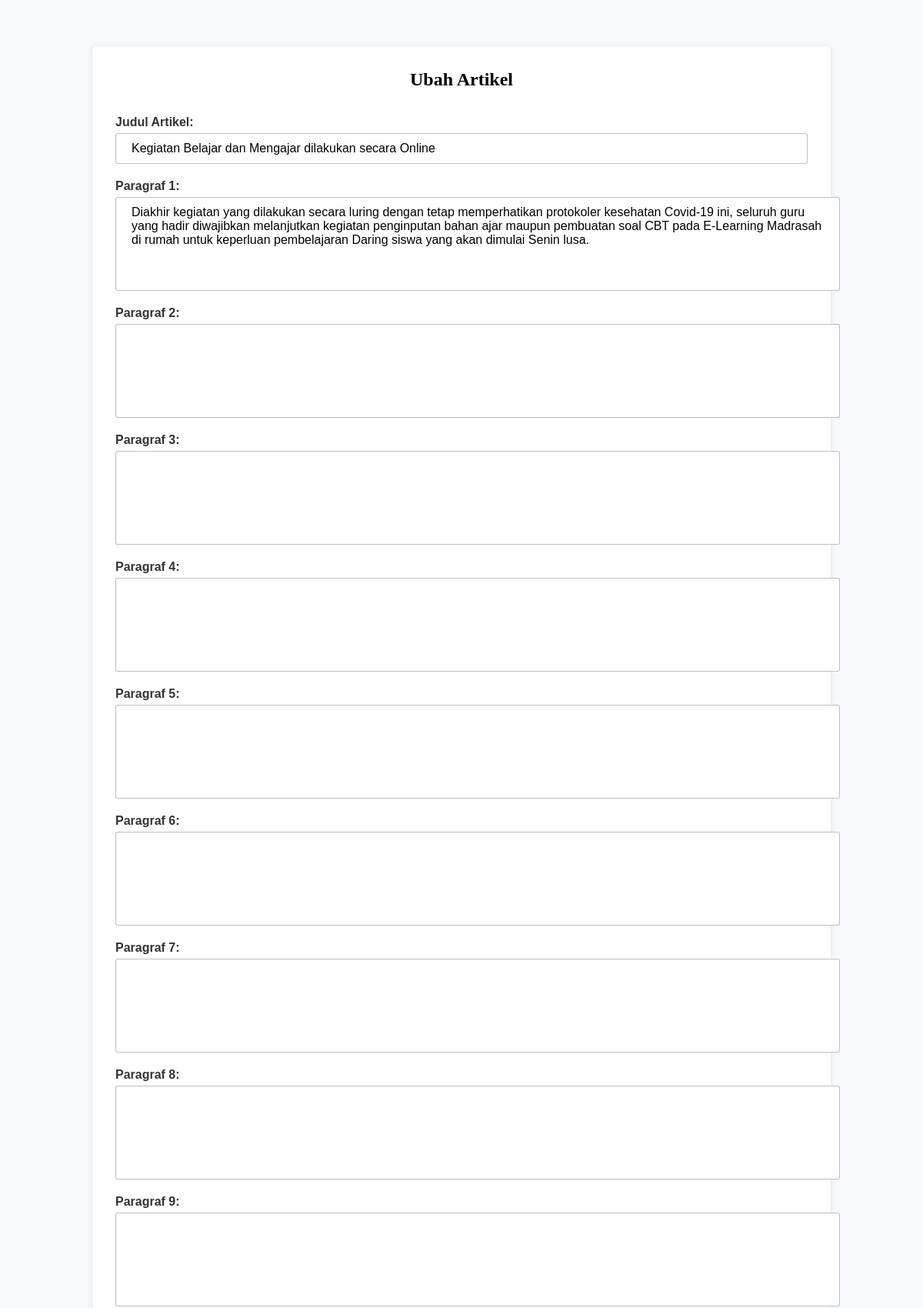
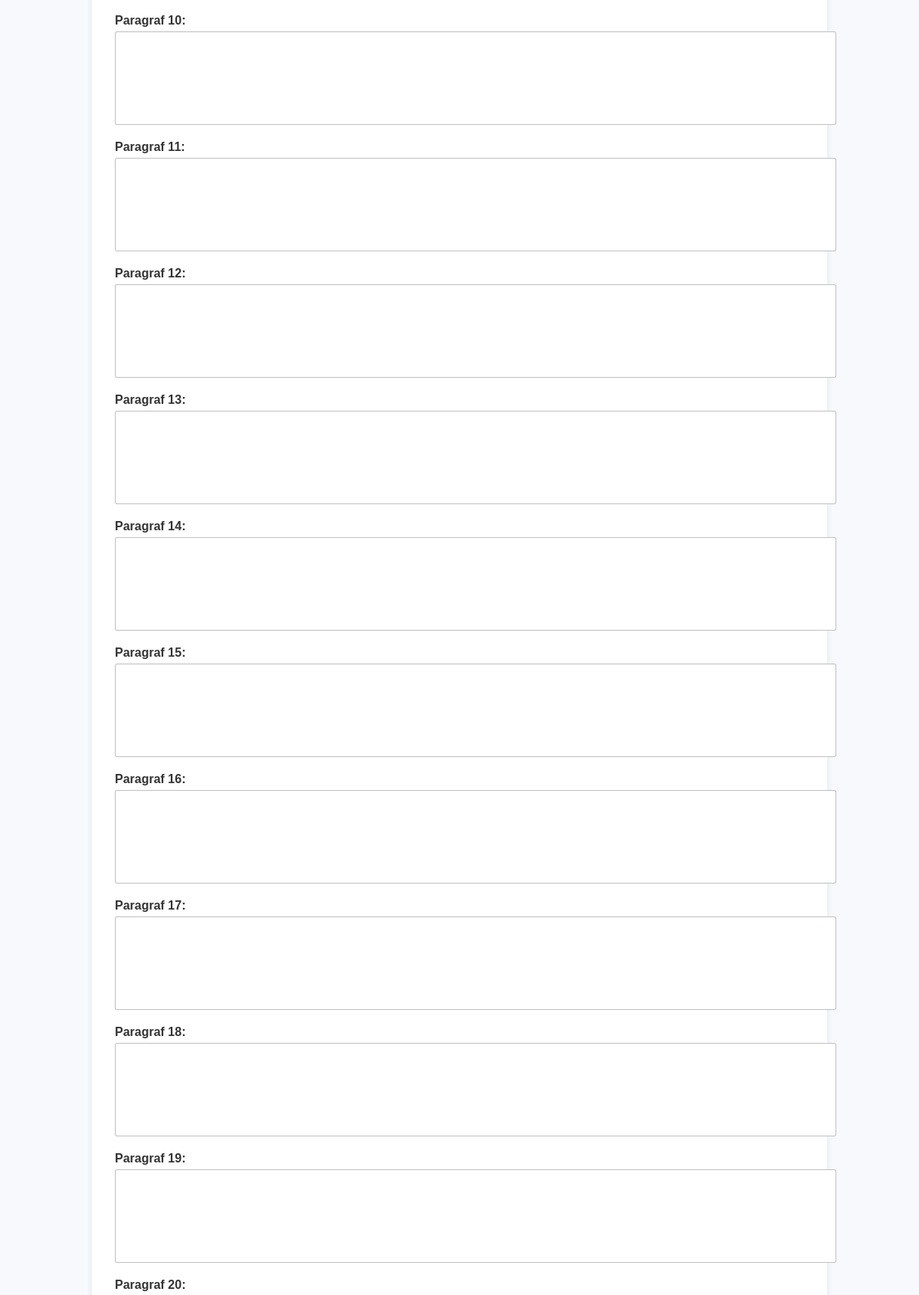
The app's page /admins/ubahArtikel.php?id=11 (signed in, upper part) with its own data (2 pictures, top to bottom).
### tables this page shows
CREATE TABLE `artikel` (
  `id` int(11) NOT NULL,
  `judul` varchar(500) NOT NULL,
  `p1` text NOT NULL,
  `p2` text NOT NULL,
  `p3` text NOT NULL,
  `p4` text NOT NULL,
  `p5` text NOT NULL,
  `p6` text NOT NULL,
  `p7` text NOT NULL,
  `p8` text NOT NULL,
  `p9` text NOT NULL,
  `p10` text NOT NULL,
  `p11` text NOT NULL,
  `p12` text NOT NULL,
  `p13` text NOT NULL,
  `p14` text NOT NULL,
  `p15` text NOT NULL,
  `p16` text NOT NULL,
  `p17` text NOT NULL,
  `p18` text NOT NULL,
  `p19` text NOT NULL,
  `p20` text NOT NULL,
  `p21` text NOT NULL,
  `p22` text NOT NULL,
  `p23` text NOT NULL,
  `p24` text NOT NULL,
  `p25` text NOT NULL,
  `p26` text NOT NULL,
  `p27` text NOT NULL,
  `p28` text NOT NULL,
  `p29` text NOT NULL,
  `p30` text NOT NULL,
  `logo` varchar(255) NOT NULL,
  `gambar1` varchar(255) NOT NULL,
  `gambar2` varchar(255) NOT NULL,
  `gambar3` varchar(255) NOT NULL
);

### admins/function-Admin.php (called while the page is built, shortened)
<?php
$conn = mysqli_connect("localhost", "root", "", "mipm");
    function query($query) {
        global $conn;
        $result = mysqli_query($conn, $query);
        $rows = [];
        while($row = mysqli_fetch_assoc($result) ) {
            $rows[] = $row;
        }
        return $rows;
    }
?>

### admins/ubahArtikel.php (the view, shortened to what this page needs)
<?php
require 'function-Admin.php';
$id = $_GET["id"];
$artikel = query("SELECT * FROM artikel WHERE id = $id")[0];
?>
<!DOCTYPE html>
<html>
<head>
    <link rel="stylesheet" type="text/css" media="screen" href="../assets/css/tambahGambar.css">
</head>
<body>
    <section id="input-form">
    <form action="" method="post" enctype="multipart/form-data">
        <h1>Ubah Artikel</h1>
        <br>
            <div class="form">
                <label for="judul">Judul Artikel: </label>
                <input type="text" name="judul" id="judul" value="<?= $artikel ["judul"];?>">
            </div>
            <div class="form">
                <label for="p1">Paragraf 1: </label>
                <textarea class="isian" type="text" name="p1" id="p1" value=""><?= $artikel ["p1"];?></textarea>
            </div>
            <div class="form">
                <label for="p2">Paragraf 2: </label>
                <textarea class="isian" type="text" name="p2" id="p2" value=""><?= $artikel ["p2"];?></textarea>
            </div>
            <div class="form">
                <label for="p3">Paragraf 3: </label>
                <textarea class="isian" type="text" name="p3" id="p3" value=""><?= $artikel ["p3"];?></textarea>
            </div>
            <div class="form">
                <label for="p4">Paragraf 4: </label>
                <textarea class="isian" type="text" name="p4" id="p4" value=""><?= $artikel ["p4"];?></textarea>
            </div>
            <div class="form">
                <label for="p5">Paragraf 5: </label>
                <textarea class="isian" type="text" name="p5" id="p5" value=""><?= $artikel ["p5"];?></textarea>
            </div>
            <div class="form">
                <label for="p6">Paragraf 6: </label>
                <textarea class="isian" type="text" name="p6" id="p6" value=""><?= $artikel ["p6"];?></textarea>
            </div>
            <div class="form">
                <label for="p7">Paragraf 7: </label>
                <textarea class="isian" type="text" name="p7" id="p7" value=""><?= $artikel ["p7"];?></textarea>
            </div>
            <div class="form">
                <label for="p8">Paragraf 8: </label>
                <textarea class="isian" type="text" name="p8" id="p8" value=""><?= $artikel ["p8"];?></textarea>
            </div>
            <div class="form">
                <label for="p9">Paragraf 9: </label>
                <textarea class="isian" type="text" name="p9" id="p9" value=""><?= $artikel ["p9"];?></textarea>
            </div>
            <div class="form">
                <label for="p10">Paragraf 10: </label>
                <textarea class="isian" type="text" name="p10" id="p10" value=""><?= $artikel ["p10"];?></textarea>
            </div>
            <div class="form">
                <label for="p11">Paragraf 11: </label>
                <textarea class="isian" type="text" name="p11" id="p11" value=""><?= $artikel ["p11"];?></textarea>
            </div>
            <div class="form">
                <label for="p12">Paragraf 12: </label>
                <textarea class="isian" type="text" name="p12" id="p12" value=""><?= $artikel ["p12"];?></textarea>
            </div>
            <div class="form">
                <label for="p13">Paragraf 13: </label>
                <textarea class="isian" type="text" name="p13" id="p13" value=""><?= $artikel ["p13"];?></textarea>
            </div>
            <div class="form">
                <label for="p14">Paragraf 14: </label>
                <textarea class="isian" type="text" name="p14" id="p14" value=""><?= $artikel ["p14"];?></textarea>
            </div>
            <div class="form">
                <label for="p15">Paragraf 15: </label>
                <textarea class="isian" type="text" name="p15" id="p15" value=""><?= $artikel ["p15"];?></textarea>
            </div>
            <div class="form">
                <label for="p16">Paragraf 16: </label>
                <textarea class="isian" type="text" name="p16" id="p16" value=""><?= $artikel ["p16"];?></textarea>
            </div>
            <div class="form">
                <label for="p17">Paragraf 17: </label>
                <textarea class="isian" type="text" name="p17" id="p17" value=""><?= $artikel ["p17"];?></textarea>
            </div>
            <div class="form">
                <label for="p18">Paragraf 18: </label>
                <textarea class="isian" type="text" name="p18" id="p18" value=""><?= $artikel ["p18"];?></textarea>
            </div>
            <div class="form">
                <label for="p19">Paragraf 19: </label>
                <textarea class="isian" type="text" name="p19" id="p19" value=""><?= $artikel ["p19"];?></textarea>
            </div>
            <div class="form">
                <label for="p20">Paragraf 20: </label>
            </div>
    </form>
    </section>
    <br>
    <br>
</body>
</html>

### assets/css/tambahGambar.css (style rules this page uses)
*, body { margin: 0; padding: 0; }
body { background-color: #f7f9fc; }
h1 { text-align: center; }
section#input-form { position: relative; max-width: 80%; margin-left: 10%; margin-right:10%; margin-top: 60px; border-radius: 6px; background-color: #fff; box-shadow: 0 0 7px 0px rgba(136, 146, 146, 0.2); padding: 30px; }
#input-form .form { width: 100%; display: grid; margin-top: 15px; margin-bottom: 15px; }
label { font-family: 'Helvetica',sans-serif; font-size: 16px; color: #333; font-weight: 600; }
input, button { font-family: 'Helvetica',sans-serif; padding: 10px 20px 10px 20px; outline: none; border-radius: 3px; border: 1px solid#8888; margin-top: 5px; margin-bottom: 5px; font-size: 16px; }
.isian { font-family: 'Helvetica',sans-serif; padding: 10px 20px 10px 20px; outline: none; border-radius: 3px; border: 1px solid#8888; margin-top: 5px; margin-bottom: 5px; font-size: 16px; resize:none; width:100%; height:100px; }

### records on screen
artikel: judul "Kegiatan Belajar dan Mengajar dilakukan secara Online", p1 "Diakhir kegiatan yang dilakukan secara luring dengan tetap memperhatikan protokoler kesehatan Covid-19 ini, seluruh guru yang hadir diwajibkan melanjutkan kegiatan penginputan bahan ajar maupun pembuatan soal CBT pada E-Learning Madrasah di rumah untuk keperluan pembelajaran Daring siswa yang akan dimulai Senin lusa."
